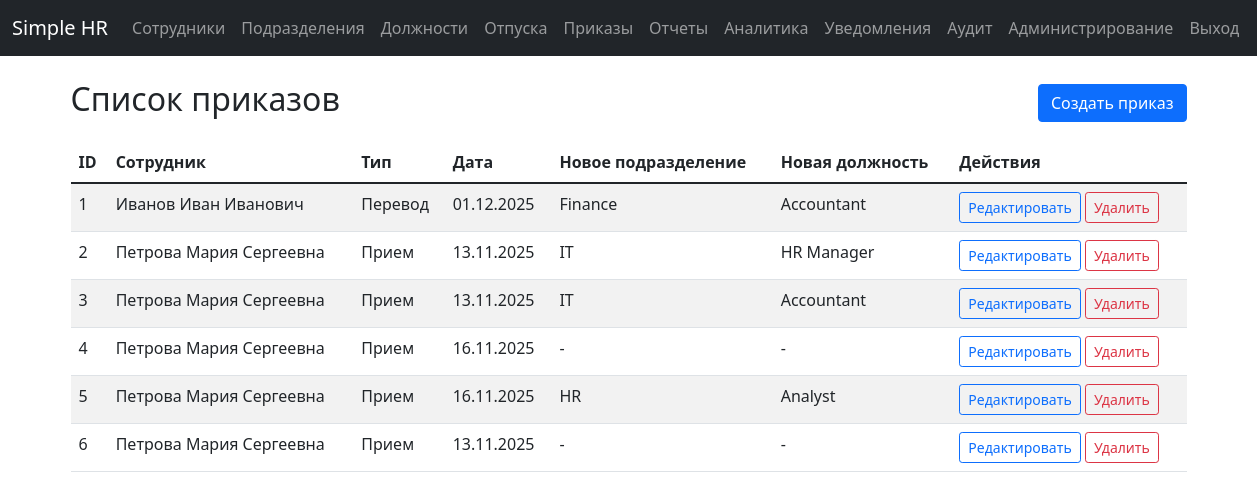
The app's page /orders/ (signed in), older data.
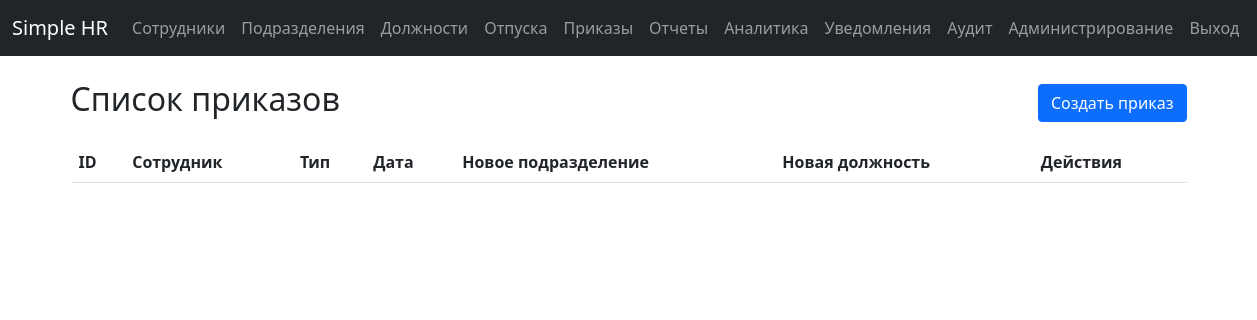
The same page, newer data.
### app/models.py (models this page shows)
class Order(db.Model):
    id = db.Column(db.Integer, primary_key=True)
    employee_id = db.Column(db.Integer, db.ForeignKey('employee.id'), nullable=False, index=True)
    type = db.Column(db.String(20), nullable=False, index=True)  # hire, transfer, dismissal
    date_issued = db.Column(db.Date, nullable=False, index=True)
    new_department_id = db.Column(db.Integer, db.ForeignKey('department.id'), nullable=True)
    new_position_id = db.Column(db.Integer, db.ForeignKey('position.id'), nullable=True)
    employee = db.relationship('Employee', backref=db.backref('orders', lazy=True))
    new_department = db.relationship('Department', foreign_keys=[new_department_id])
    new_position = db.relationship('Position', foreign_keys=[new_position_id])
    __table_args__ = (
        db.Index('idx_order_employee_type', 'employee_id', 'type'),
        db.Index('idx_order_date_type', 'date_issued', 'type'),
    )

class Employee(db.Model):
    id = db.Column(db.Integer, primary_key=True)
    full_name = db.Column(db.String(150), nullable=False, index=True)
    email = db.Column(db.String(120), unique=True, nullable=False, index=True)
    employee_id = db.Column(db.String(50), unique=True, nullable=False, index=True)  # табельный номер
    hire_date = db.Column(db.Date, nullable=False, index=True)
    status = db.Column(db.String(20), default='active', index=True)  # active, dismissed
    department_id = db.Column(db.Integer, db.ForeignKey('department.id'), nullable=False, index=True)
    position_id = db.Column(db.Integer, db.ForeignKey('position.id'), nullable=False, index=True)
    __table_args__ = (
        db.Index('idx_employee_status_department', 'status', 'department_id'),
        db.Index('idx_employee_hire_date_status', 'hire_date', 'status'),
    )

class Department(db.Model):
    id = db.Column(db.Integer, primary_key=True)
    name = db.Column(db.String(100), unique=True, nullable=False, index=True)
    employees = db.relationship('Employee', backref='department', lazy=True)

class Position(db.Model):
    id = db.Column(db.Integer, primary_key=True)
    title = db.Column(db.String(100), unique=True, nullable=False, index=True)
    employees = db.relationship('Employee', backref='position', lazy=True)

### app/routes/orders.py (the view)
@bp.route('/')
@login_required
def list_orders():
    orders = Order.query.all()
    return render_template('orders/list.html', orders=orders)

### app/templates/orders/list.html (shortened to what this page needs)
{% extends "base.html" %}
{% block content %}
<div class="d-flex justify-content-between align-items-center mb-3">
    <h2>Список приказов</h2>
    <a href="{{ url_for('orders.create_order') }}" class="btn btn-primary">Создать приказ</a>
</div>
<table class="table table-striped">
    <thead>
        <tr>
            <th>ID</th>
            <th>Сотрудник</th>
            <th>Тип</th>
            <th>Дата</th>
            <th>Новое подразделение</th>
            <th>Новая должность</th>
            <th>Действия</th>
        </tr>
    </thead>
    <tbody>
        {% for order in orders %}
        <tr>
            <td>{{ order.id }}</td>
            <td>{{ order.employee.full_name if order.employee else 'Неизвестный сотрудник' }}</td>
            <td>
                {% if order.type == 'hire' %}Прием
                {% elif order.type == 'transfer' %}Перевод
                {% elif order.type == 'dismissal' %}Увольнение
                {% endif %}
            </td>
            <td>{{ order.date_issued.strftime('%d.%m.%Y') }}</td>
            <td>{{ order.new_department.name if order.new_department else '-' }}</td>
            <td>
                {{ order.new_position.title if order.new_position else '-' }}
            </td>
            <td>
                <a href="{{ url_for('orders.edit_order', id=order.id) }}" class="btn btn-sm btn-outline-primary">Редактировать</a>
                <form method="POST" action="{{ url_for('orders.delete_order', id=order.id) }}" class="d-inline">
                    <button type="submit" class="btn btn-sm btn-outline-danger" onclick="return confirm('Вы уверены?')">Удалить</button>
                </form>
            </td>
        </tr>
        {% endfor %}
    </tbody>
</table>
{% endblock %}

### app/templates/base.html (shortened to what this page needs)
<!DOCTYPE html>
<html lang="ru">
<head>
    <link href="https://cdn.jsdelivr.net/npm/bootstrap@5.1.3/dist/css/bootstrap.min.css" rel="stylesheet">
    <link rel="stylesheet" href="https://cdnjs.cloudflare.com/ajax/libs/font-awesome/6.0.0/css/all.min.css">
</head>
<body class="d-flex flex-column min-vh-100">
    <nav class="navbar navbar-expand-lg navbar-dark bg-dark">
        <div class="container-fluid">
            <a class="navbar-brand" href="{{ url_for('main.index') }}">Simple HR</a>
            {% if current_user.is_authenticated %}
            <div class="navbar-nav ms-auto">
                <a class="nav-link" href="{{ url_for('employees.list_employees') }}">Сотрудники</a>
                <a class="nav-link" href="{{ url_for('departments.list_departments') }}">Подразделения</a>
                <a class="nav-link" href="{{ url_for('positions.list_positions') }}">Должности</a>
                <a class="nav-link" href="{{ url_for('vacations.list_vacations') }}">Отпуска</a>
                <a class="nav-link" href="{{ url_for('orders.list_orders') }}">Приказы</a>
                <a class="nav-link" href="{{ url_for('reports.generate_report') }}">Отчеты</a>
                <a class="nav-link" href="{{ url_for('analytics.dashboard') }}">Аналитика</a>
                <a class="nav-link" href="{{ url_for('notifications.list_notifications') }}">
                    Уведомления
                </a>
                {% if current_user.role == 'admin' %}
                <a class="nav-link" href="{{ url_for('audit.list_logs') }}">Аудит</a>
                <a class="nav-link" href="{{ url_for('admin.index') }}">Администрирование</a>
                {% endif %}
                <a class="nav-link" href="{{ url_for('auth.logout') }}">Выход</a>
            </div>
            {% endif %}
        </div>
    </nav>
    <div class="container mt-4 flex-grow-1">
        {% block content %}{% endblock %}
</div>
</body>
</html>

Row changes from the older to the newer data that the page shows:
removed Order: id "1", employee "Иванов Иван Иванович", type "Перевод", date_issued "01.12.2025", new_department "Finance", new_position "Accountant"
removed Order: id "2", employee "Петрова Мария Сергеевна", type "Прием", date_issued "13.11.2025", new_department "IT", new_position "HR Manager"
removed Order: id "3", employee "Петрова Мария Сергеевна", type "Прием", date_issued "13.11.2025", new_department "IT", new_position "Accountant"
removed Order: id "4", employee "Петрова Мария Сергеевна", type "Прием", date_issued "16.11.2025", new_department "-", new_position "-"
removed Order: id "5", employee "Петрова Мария Сергеевна", type "Прием", date_issued "16.11.2025", new_department "HR", new_position "Analyst"
removed Order: id "6", employee "Петрова Мария Сергеевна", type "Прием", date_issued "13.11.2025", new_department "-", new_position "-"
